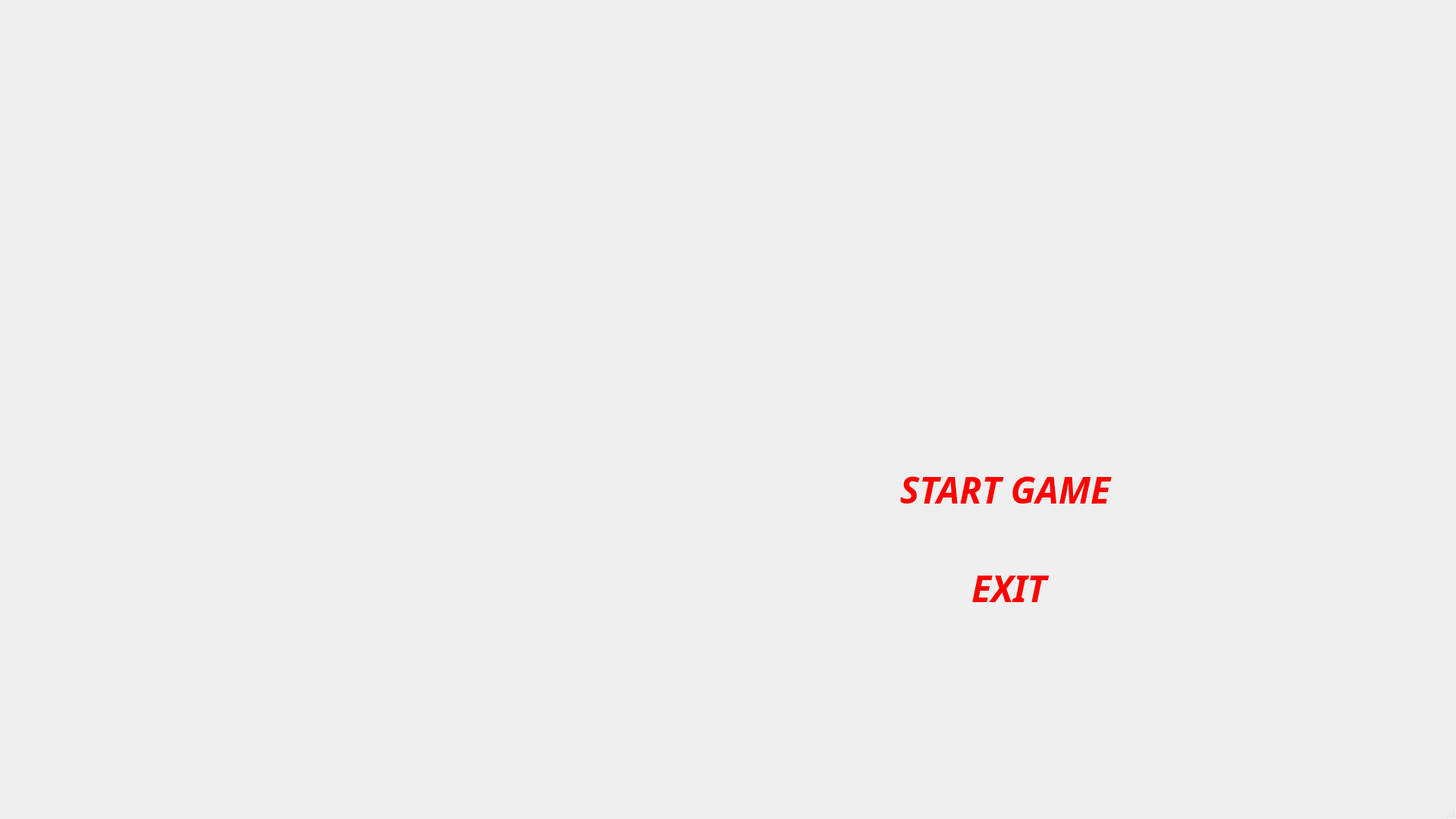
<?xml version="1.0" encoding="UTF-8"?>
<ui version="4.0">
 <class>MainWindow</class>
 <widget class="QMainWindow" name="MainWindow">
  <property name="geometry">
   <rect>
    <x>0</x>
    <y>0</y>
    <width>1920</width>
    <height>1080</height>
   </rect>
  </property>
  <property name="windowTitle">
   <string>Poker</string>
  </property>
  <property name="windowIcon">
   <iconset>
    <normaloff>../images/apllicationimage.png</normaloff>../images/apllicationimage.png</iconset>
  </property>
  <property name="autoFillBackground">
   <bool>false</bool>
  </property>
  <property name="styleSheet">
   <string notr="true">background-image : url(/home/blaugranas/poker_qt/images/mainload.jpg);</string>
  </property>
  <widget class="QWidget" name="centralwidget">
   <widget class="QPushButton" name="end_game">
    <property name="geometry">
     <rect>
      <x>990</x>
      <y>720</y>
      <width>681</width>
      <height>111</height>
     </rect>
    </property>
    <property name="font">
     <font>
      <family>Saab</family>
      <pointsize>36</pointsize>
      <italic>true</italic>
      <bold>true</bold>
     </font>
    </property>
    <property name="styleSheet">
     <string notr="true">color :  red;
   background: transparent;
    border: none ;</string>
    </property>
    <property name="text">
     <string>EXIT</string>
    </property>
   </widget>
   <widget class="QPushButton" name="game_start">
    <property name="geometry">
     <rect>
      <x>980</x>
      <y>590</y>
      <width>691</width>
      <height>111</height>
     </rect>
    </property>
    <property name="font">
     <font>
      <family>Saab</family>
      <pointsize>36</pointsize>
      <italic>true</italic>
      <bold>true</bold>
     </font>
    </property>
    <property name="styleSheet">
     <string notr="true">color :  red;
   background: transparent;
    border: none;</string>
    </property>
    <property name="text">
     <string>START GAME</string>
    </property>
    <property name="iconSize">
     <size>
      <width>20</width>
      <height>16</height>
     </size>
    </property>
   </widget>
   <widget class="QPushButton" name="winers_btn">
    <property name="geometry">
     <rect>
      <x>50</x>
      <y>930</y>
      <width>101</width>
      <height>91</height>
     </rect>
    </property>
    <property name="font">
     <font>
      <italic>true</italic>
      <bold>true</bold>
     </font>
    </property>
    <property name="styleSheet">
     <string notr="true">color :  red;
   background: transparent;
    border: none;
border-radius: 50px;</string>
    </property>
    <property name="text">
     <string/>
    </property>
    <property name="icon">
     <iconset theme="dialog-question"/>
    </property>
    <property name="iconSize">
     <size>
      <width>110</width>
      <height>110</height>
     </size>
    </property>
   </widget>
   <widget class="QPushButton" name="info_btn">
    <property name="geometry">
     <rect>
      <x>180</x>
      <y>930</y>
      <width>101</width>
      <height>91</height>
     </rect>
    </property>
    <property name="styleSheet">
     <string notr="true">color :  red;
   background: transparent;
    border: none;
border-radius: 50px;</string>
    </property>
    <property name="text">
     <string/>
    </property>
    <property name="icon">
     <iconset theme="dialog-information"/>
    </property>
    <property name="iconSize">
     <size>
      <width>100</width>
      <height>100</height>
     </size>
    </property>
   </widget>
  </widget>
  <widget class="QMenuBar" name="menubar">
   <property name="geometry">
    <rect>
     <x>0</x>
     <y>0</y>
     <width>1920</width>
     <height>22</height>
    </rect>
   </property>
  </widget>
  <widget class="QStatusBar" name="statusbar"/>
 </widget>
 <resources/>
 <connections/>
</ui>
